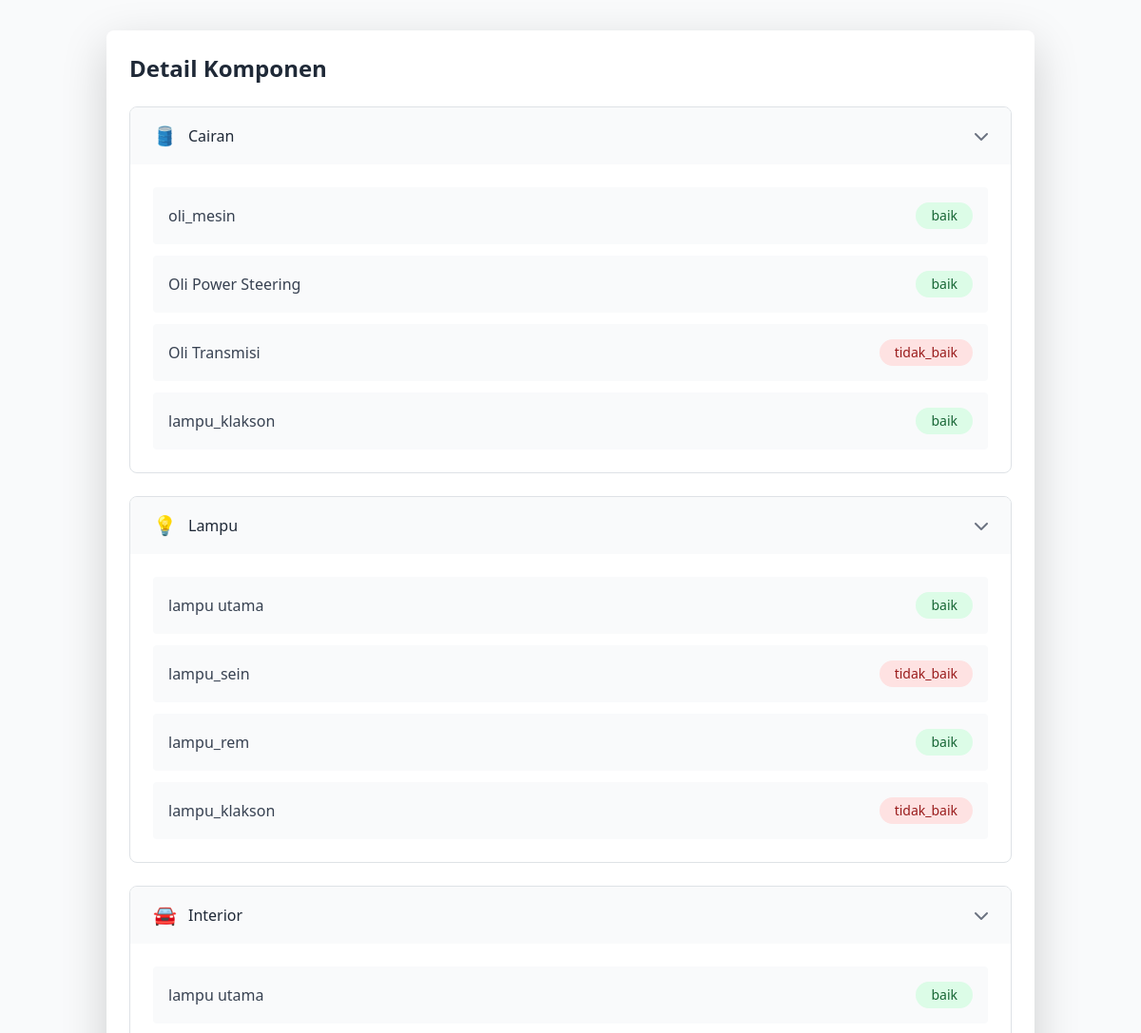
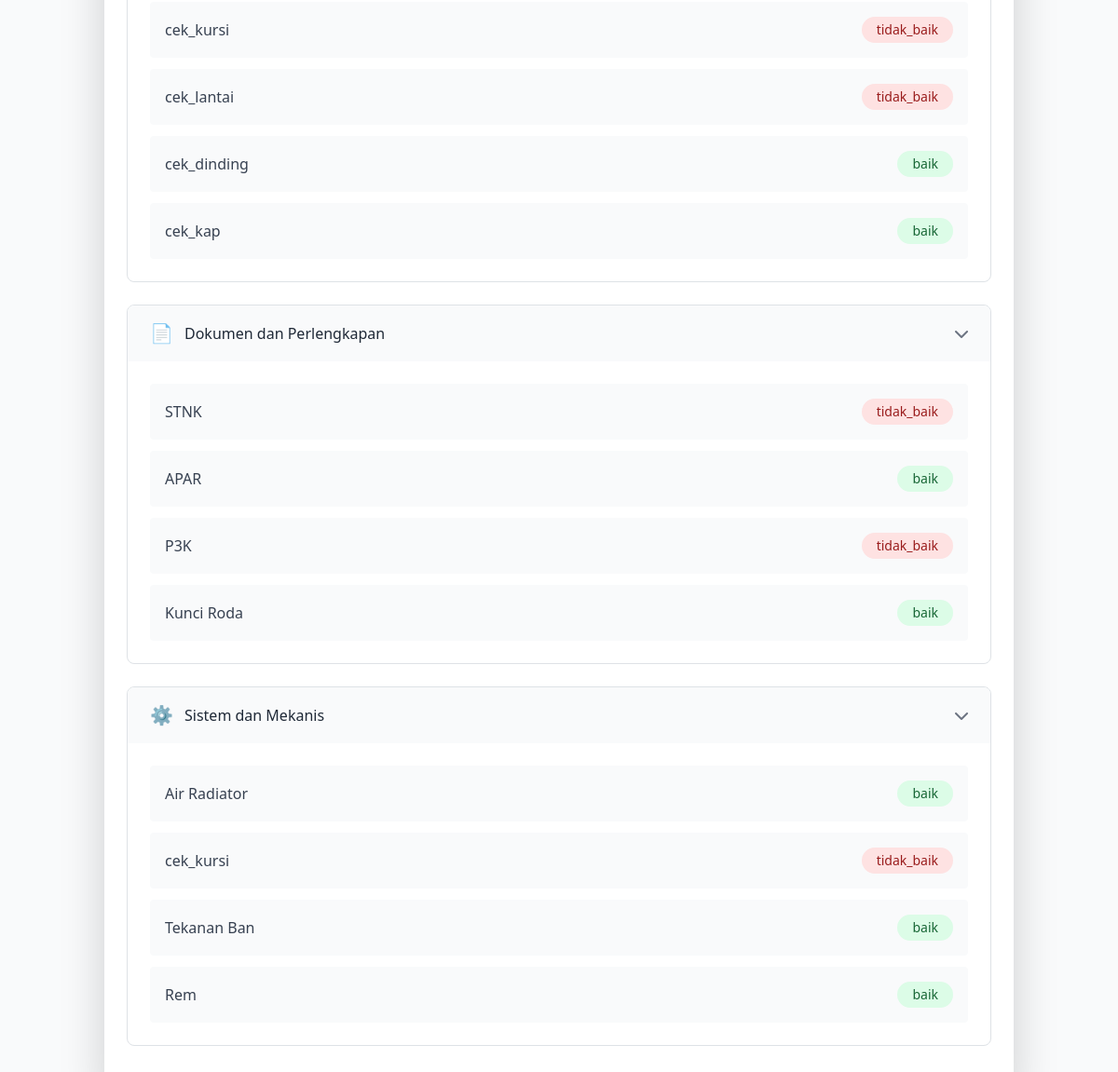
The page /dashboard/test.php?id=4 on the database its author committed (2 pictures, top to bottom).
### tables this page shows
CREATE TABLE `vehicle_inspection` (
  `id` int(11) NOT NULL,
  `nama` varchar(100) DEFAULT NULL,
  `plat_mobil` varchar(20) DEFAULT NULL,
  `oli_mesin` varchar(50) DEFAULT NULL,
  `oli_mesin_foto` varchar(255) DEFAULT NULL,
  `oli_power_steering` varchar(50) DEFAULT NULL,
  `oli_power_steering_foto` varchar(255) DEFAULT NULL,
  `oli_transmisi` varchar(50) DEFAULT NULL,
  `oli_transmisi_foto` varchar(255) DEFAULT NULL,
  `minyak_rem` varchar(50) DEFAULT NULL,
  `minyak_rem_foto` varchar(255) DEFAULT NULL,
  `lampu_utama` varchar(50) DEFAULT NULL,
  `lampu_utama_foto` varchar(255) DEFAULT NULL,
  `lampu_sein` varchar(50) DEFAULT NULL,
  `lampu_sein_foto` varchar(255) DEFAULT NULL,
  `lampu_rem` varchar(50) DEFAULT NULL,
  `lampu_rem_foto` varchar(255) DEFAULT NULL,
  `lampu_klakson` varchar(50) DEFAULT NULL,
  `lampu_klakson_foto` varchar(255) DEFAULT NULL,
  `cek_aki` varchar(50) DEFAULT NULL,
  `aki_foto` varchar(255) DEFAULT NULL,
  `cek_kursi` varchar(50) DEFAULT NULL,
  `kursi_foto` varchar(255) DEFAULT NULL,
  `cek_lantai` varchar(50) DEFAULT NULL,
  `lantai_foto` varchar(255) DEFAULT NULL,
  `cek_dinding` varchar(50) DEFAULT NULL,
  `dinding_foto` varchar(255) DEFAULT NULL,
  `cek_kap` varchar(50) DEFAULT NULL,
  `kap_foto` varchar(255) DEFAULT NULL,
  `cek_stnk` varchar(50) DEFAULT NULL,
  `stnk_foto` varchar(255) DEFAULT NULL,
  `cek_apar` varchar(50) DEFAULT NULL,
  `apar_foto` varchar(255) DEFAULT NULL,
  `cek_p3k` varchar(50) DEFAULT NULL,
  `p3k_foto` varchar(255) DEFAULT NULL,
  `cek_kunci_roda` varchar(50) DEFAULT NULL,
  `kunci_roda_foto` varchar(255) DEFAULT NULL,
  `cek_air_radiator` varchar(50) DEFAULT NULL,
  `air_radiator_foto` varchar(255) DEFAULT NULL,
  `cek_bahan_bakar` varchar(50) DEFAULT NULL,
  `bahan_bakar_foto` varchar(255) DEFAULT NULL,
  `cek_tekanan_ban` varchar(50) DEFAULT NULL,
  `tekanan_ban_foto` varchar(255) DEFAULT NULL,
  `cek_rem` varchar(50) DEFAULT NULL,
  `created_at` timestamp NOT NULL DEFAULT current_timestamp(),
  `updated_at` timestamp NOT NULL DEFAULT current_timestamp() ON UPDATE current_timestamp()
);

### dashboard/test.php (the view, shortened to what the rows shown need)
<?php
$servername = "localhost";
$username = "root";
$password = "";
$dbname = "checkcar";
$conn = new mysqli($servername, $username, $password, $dbname);
$id = isset($_GET['id']) ? intval($_GET['id']) : 0;
$query = "SELECT * FROM vehicle_inspection WHERE id = ?";
$stmt = $conn->prepare($query);
$stmt->bind_param("i", $id);
$stmt->execute();
$result = $stmt->get_result();
$data = $result->fetch_assoc();
?>
<!DOCTYPE html>
<html lang="en">
<head>
    <link href="https://cdn.jsdelivr.net/npm/bootstrap@5.1.3/dist/css/bootstrap.min.css" rel="stylesheet">
    <link href="https://cdnjs.cloudflare.com/ajax/libs/font-awesome/5.15.4/css/all.min.css" rel="stylesheet">
     <script src="https://cdn.tailwindcss.com"></script>
    <link rel="stylesheet" href="https://cdnjs.cloudflare.com/ajax/libs/font-awesome/6.0.0/css/all.min.css">
</head>
<body class="bg-gray-50">
    <div class="container mx-auto px-4 py-8">
        <div class="bg-white rounded-lg shadow-lg p-6">
            <h2 class="text-2xl font-bold mb-6 text-gray-800">Detail Komponen</h2>
            <div class="mb-6">
                <div class="border rounded-lg overflow-hidden">
                    <div id="collapseCairan" class="block">
                        <div class="p-4 space-y-3">
                            <div class="flex items-center justify-between p-3 bg-gray-50 rounded">
                                <div class="flex items-center space-x-4">
                                    <span class="px-3 py-1 rounded-full text-sm <?php echo strtolower($data['oli_mesin']) === 'baik' ? 'bg-green-100 text-green-800' : 'bg-red-100 text-red-800'; ?>">
                                        <?php echo $data['oli_mesin']; ?>
                                    </span>
                                </div>
                            </div>
                            <div class="flex items-center justify-between p-3 bg-gray-50 rounded">
                                <div class="flex items-center space-x-4">
                                    <span class="px-3 py-1 rounded-full text-sm <?php echo strtolower($data['oli_power_steering']) === 'baik' ? 'bg-green-100 text-green-800' : 'bg-red-100 text-red-800'; ?>">
                                        <?php echo $data['oli_power_steering']; ?>
                                    </span>
                                </div>
                            </div>
                            <div class="flex items-center justify-between p-3 bg-gray-50 rounded">
                                <div class="flex items-center space-x-4">
                                    <span class="px-3 py-1 rounded-full text-sm <?php echo strtolower($data['oli_transmisi']) === 'baik' ? 'bg-green-100 text-green-800' : 'bg-red-100 text-red-800'; ?>">
                                        <?php echo $data['oli_transmisi']; ?>
                                    </span>
                                </div>
                            </div>
                            <div class="flex items-center justify-between p-3 bg-gray-50 rounded">
                                <div class="flex items-center space-x-4">
                                    <span class="px-3 py-1 rounded-full text-sm <?php echo strtolower($data['minyak_rem']) === 'baik' ? 'bg-green-100 text-green-800' : 'bg-red-100 text-red-800'; ?>">
                                        <?php echo $data['minyak_rem']; ?>
                                    </span>
                                </div>
                            </div>
                        </div>
                    </div>
                </div>
            </div>
            <div class="mb-6">
                <div class="border rounded-lg overflow-hidden">
                    <div id="collapseLampu" class="block">
                        <div class="p-4 space-y-3">
                            <div class="flex items-center justify-between p-3 bg-gray-50 rounded">
                                <div class="flex items-center space-x-4">
                                    <span class="px-3 py-1 rounded-full text-sm <?php echo strtolower($data['lampu_utama']) === 'baik' ? 'bg-green-100 text-green-800' : 'bg-red-100 text-red-800'; ?>">
                                        <?php echo $data['lampu_utama']; ?>
                                    </span>
                                </div>
                            </div>
                            <div class="flex items-center justify-between p-3 bg-gray-50 rounded">
                                <div class="flex items-center space-x-4">
                                    <span class="px-3 py-1 rounded-full text-sm <?php echo strtolower($data['lampu_sein']) === 'baik' ? 'bg-green-100 text-green-800' : 'bg-red-100 text-red-800'; ?>">
                                        <?php echo $data['lampu_sein']; ?>
                                    </span>
                                </div>
                            </div>
                            <div class="flex items-center justify-between p-3 bg-gray-50 rounded">
                                <div class="flex items-center space-x-4">
                                    <span class="px-3 py-1 rounded-full text-sm <?php echo strtolower($data['lampu_rem']) === 'baik' ? 'bg-green-100 text-green-800' : 'bg-red-100 text-red-800'; ?>">
                                        <?php echo $data['lampu_rem']; ?>
                                    </span>
                                </div>
                            </div>
                            <div class="flex items-center justify-between p-3 bg-gray-50 rounded">
                                <div class="flex items-center space-x-4">
                                    <span class="px-3 py-1 rounded-full text-sm <?php echo strtolower($data['lampu_klakson']) === 'baik' ? 'bg-green-100 text-green-800' : 'bg-red-100 text-red-800'; ?>">
                                        <?php echo $data['lampu_klakson']; ?>
                                    </span>
                                </div>
                            </div>
                        </div>
                    </div>
                </div>
            </div>
            <div class="mb-6">
                <div class="border rounded-lg overflow-hidden">
                    <div id="collapseInter" class="block">
                        <div class="p-4 space-y-3">
                            <div class="flex items-center justify-between p-3 bg-gray-50 rounded">
                                <div class="flex items-center space-x-4">
                                    <span class="px-3 py-1 rounded-full text-sm <?php echo strtolower($data['cek_aki']) === 'baik' ? 'bg-green-100 text-green-800' : 'bg-red-100 text-red-800'; ?>">
                                        <?php echo $data['cek_aki']; ?>
                                    </span>
                                </div>
                            </div>
                            <div class="flex items-center justify-between p-3 bg-gray-50 rounded">
                                <div class="flex items-center space-x-4">
                                    <span class="px-3 py-1 rounded-full text-sm <?php echo strtolower($data['cek_kursi']) === 'baik' ? 'bg-green-100 text-green-800' : 'bg-red-100 text-red-800'; ?>">
                                        <?php echo $data['cek_kursi']; ?>
                                    </span>
                                </div>
                            </div>
                            <div class="flex items-center justify-between p-3 bg-gray-50 rounded">
                                <div class="flex items-center space-x-4">
                                    <span class="px-3 py-1 rounded-full text-sm <?php echo strtolower($data['cek_lantai']) === 'baik' ? 'bg-green-100 text-green-800' : 'bg-red-100 text-red-800'; ?>">
                                        <?php echo $data['cek_lantai']; ?>
                                    </span>
                                </div>
                            </div>
                            <div class="flex items-center justify-between p-3 bg-gray-50 rounded">
                                <div class="flex items-center space-x-4">
                                    <span class="px-3 py-1 rounded-full text-sm <?php echo strtolower($data['cek_dinding']) === 'baik' ? 'bg-green-100 text-green-800' : 'bg-red-100 text-red-800'; ?>">
                                        <?php echo $data['cek_dinding']; ?>
                                    </span>
                                </div>
                            </div>
                            <div class="flex items-center justify-between p-3 bg-gray-50 rounded">
                                <div class="flex items-center space-x-4">
                                    <span class="px-3 py-1 rounded-full text-sm <?php echo strtolower($data['cek_kap']) === 'baik' ? 'bg-green-100 text-green-800' : 'bg-red-100 text-red-800'; ?>">
                                        <?php echo $data['cek_kap']; ?>
                                    </span>
                                </div>
                            </div>
                        </div>
                    </div>
                </div>
            </div>
            <div class="mb-6">
                <div class="border rounded-lg overflow-hidden">
                    <div id="collapseDoc" class="block">
                        <div class="p-4 space-y-3">
                            <div class="flex items-center justify-between p-3 bg-gray-50 rounded">
                                <div class="flex items-center space-x-4">
                                    <span class="px-3 py-1 rounded-full text-sm <?php echo strtolower($data['cek_stnk']) === 'baik' ? 'bg-green-100 text-green-800' : 'bg-red-100 text-red-800'; ?>">
                                        <?php echo $data['cek_stnk']; ?>
                                    </span>
                                </div>
                            </div>
                            <div class="flex items-center justify-between p-3 bg-gray-50 rounded">
                                <div class="flex items-center space-x-4">
                                    <span class="px-3 py-1 rounded-full text-sm <?php echo strtolower($data['cek_apar']) === 'baik' ? 'bg-green-100 text-green-800' : 'bg-red-100 text-red-800'; ?>">
                                        <?php echo $data['cek_apar']; ?>
                                    </span>
                                </div>
                            </div>
                            <div class="flex items-center justify-between p-3 bg-gray-50 rounded">
                                <div class="flex items-center space-x-4">
                                    <span class="px-3 py-1 rounded-full text-sm <?php echo strtolower($data['cek_p3k']) === 'baik' ? 'bg-green-100 text-green-800' : 'bg-red-100 text-red-800'; ?>">
                                        <?php echo $data['cek_p3k']; ?>
                                    </span>
                                </div>
                            </div>
                            <div class="flex items-center justify-between p-3 bg-gray-50 rounded">
                                <div class="flex items-center space-x-4">
                                    <span class="px-3 py-1 rounded-full text-sm <?php echo strtolower($data['cek_kunci_roda']) === 'baik' ? 'bg-green-100 text-green-800' : 'bg-red-100 text-red-800'; ?>">
                                        <?php echo $data['cek_kunci_roda']; ?>
                                    </span>
                                </div>
                            </div>
                        </div>
                    </div>
                </div>
            </div>
            <div class="mb-6">
                <div class="border rounded-lg overflow-hidden">
                    <div id="collapseSistem" class="block">
                        <div class="p-4 space-y-3">
                            <div class="flex items-center justify-between p-3 bg-gray-50 rounded">
                                <div class="flex items-center space-x-4">
                                    <span class="px-3 py-1 rounded-full text-sm <?php echo strtolower($data['cek_air_radiator']) === 'baik' ? 'bg-green-100 text-green-800' : 'bg-red-100 text-red-800'; ?>">
                                        <?php echo $data['cek_air_radiator']; ?>
                                    </span>
                                </div>
                            </div>
                            <div class="flex items-center justify-between p-3 bg-gray-50 rounded">
                                <div class="flex items-center space-x-4">
                                    <span class="px-3 py-1 rounded-full text-sm <?php echo strtolower($data['cek_bahan_bakar']) === 'baik' ? 'bg-green-100 text-green-800' : 'bg-red-100 text-red-800'; ?>">
                                        <?php echo $data['cek_bahan_bakar']; ?>
                                    </span>
                                </div>
                            </div>
                            <div class="flex items-center justify-between p-3 bg-gray-50 rounded">
                                <div class="flex items-center space-x-4">
                                    <span class="px-3 py-1 rounded-full text-sm <?php echo strtolower($data['cek_tekanan_ban']) === 'baik' ? 'bg-green-100 text-green-800' : 'bg-red-100 text-red-800'; ?>">
                                        <?php echo $data['cek_tekanan_ban']; ?>
                                    </span>
                                </div>
                            </div>
                            <div class="flex items-center justify-between p-3 bg-gray-50 rounded">
                                <div class="flex items-center space-x-4">
                                    <span class="px-3 py-1 rounded-full text-sm <?php echo strtolower($data['cek_rem']) === 'baik' ? 'bg-green-100 text-green-800' : 'bg-red-100 text-red-800'; ?>">
                                        <?php echo $data['cek_rem']; ?>
                                    </span>
                                </div>
                            </div>
                        </div>
                    </div>
                </div>
            </div>
        </div>
    </div>
</body>
</html>

### rows shown on the page
vehicle_inspection: oli_mesin "baik", oli_power_steering "baik", oli_transmisi "tidak_baik", minyak_rem "baik", lampu_utama "baik", lampu_sein "tidak_baik", lampu_rem "baik", lampu_klakson "tidak_baik", cek_aki "baik", cek_kursi "tidak_baik", cek_lantai "tidak_baik", cek_dinding "baik", cek_kap "baik", cek_stnk "tidak_baik", cek_apar "baik", cek_p3k "tidak_baik", cek_kunci_roda "baik", cek_air_radiator "baik", cek_bahan_bakar "tidak_baik", cek_tekanan_ban "baik", cek_rem "baik"
